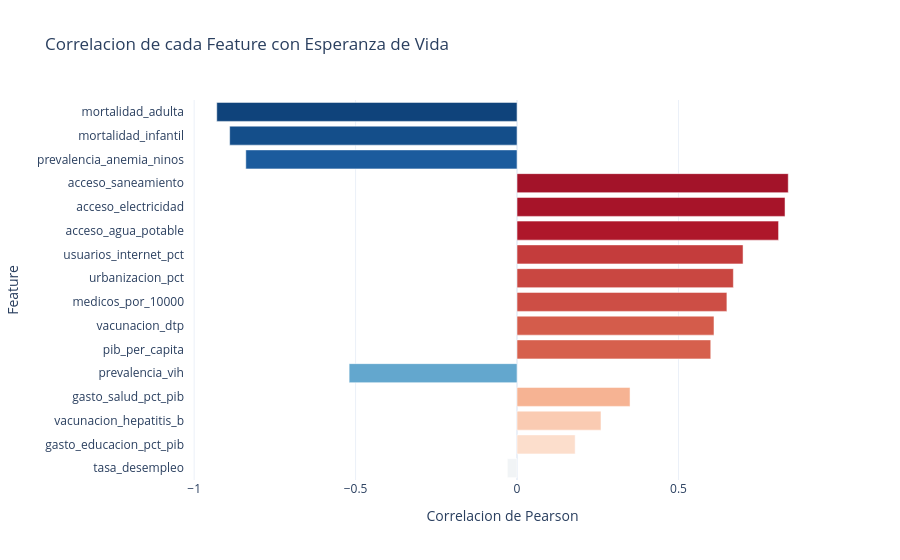

The notebook cell this image was saved under:
### Code cell
corr_target = (
    corr['esperanza_vida']
    .drop('esperanza_vida')
    .sort_values(key=abs, ascending=False)
)

fig = px.bar(
    x=corr_target.values,
    y=corr_target.index,
    orientation='h',
    color=corr_target.values,
    color_continuous_scale='RdBu_r',
    range_color=[-1, 1],
    title='Correlacion de cada Feature con Esperanza de Vida',
    labels={'x': 'Correlacion de Pearson', 'y': 'Feature'},
    template=TEMPLATE
)
fig.update_layout(yaxis=dict(autorange='reversed'), coloraxis_showscale=False)
fig.show()

### Figure 1 — Plotly figure (JSON) as saved in the notebook; plotly's stock layout.template omitted (floating-point values rounded to 4 significant figures)
{"data": [{"alignmentgroup": "True", "hovertemplate": "Correlacion de Pearson=%{x}<br>Feature=%{y}<br>color=%{marker.color}<extra></extra>", "legendgroup": "", "marker": {"color": [-0.93, -0.89, -0.84, 0.84, 0.83, 0.81, 0.7, 0.67, 0.65, 0.61, 0.6, -0.52, 0.35, 0.26, 0.18, -0.03], "coloraxis": "coloraxis", "pattern": {"shape": ""}}, "name": "", "offsetgroup": "", "orientation": "h", "showlegend": false, "textposition": "auto", "type": "bar", "x": [-0.93, -0.89, -0.84, 0.84, 0.83, 0.81, 0.7, 0.67, 0.65, 0.61, 0.6, -0.52, 0.35, 0.26, 0.18, -0.03], "xaxis": "x", "y": ["mortalidad_adulta", "mortalidad_infantil", "prevalencia_anemia_ninos", "acceso_saneamiento", "acceso_electricidad", "acceso_agua_potable", "usuarios_internet_pct", "urbanizacion_pct", "medicos_por_10000", "vacunacion_dtp", "pib_per_capita", "prevalencia_vih", "gasto_salud_pct_pib", "vacunacion_hepatitis_b", "gasto_educacion_pct_pib", "tasa_desempleo"], "yaxis": "y"}], "layout": {"barmode": "relative", "coloraxis": {"cmax": 1, "cmin": -1, "colorbar": {"title": {"text": "color"}}, "colorscale": [[0.0, "rgb(5,48,97)"], [0.1, "rgb(33,102,172)"], [0.2, "rgb(67,147,195)"], [0.3, "rgb(146,197,222)"], [0.4, "rgb(209,229,240)"], [0.5, "rgb(247,247,247)"], [0.6, "rgb(253,219,199)"], [0.7, "rgb(244,165,130)"], [0.8, "rgb(214,96,77)"], [0.9, "rgb(178,24,43)"], [1.0, "rgb(103,0,31)"]], "showscale": false}, "legend": {"tracegroupgap": 0}, "title": {"text": "Correlacion de cada Feature con Esperanza de Vida"}, "xaxis": {"anchor": "y", "domain": [0.0, 1.0], "title": {"text": "Correlacion de Pearson"}}, "yaxis": {"anchor": "x", "autorange": "reversed", "domain": [0.0, 1.0], "title": {"text": "Feature"}}}}
